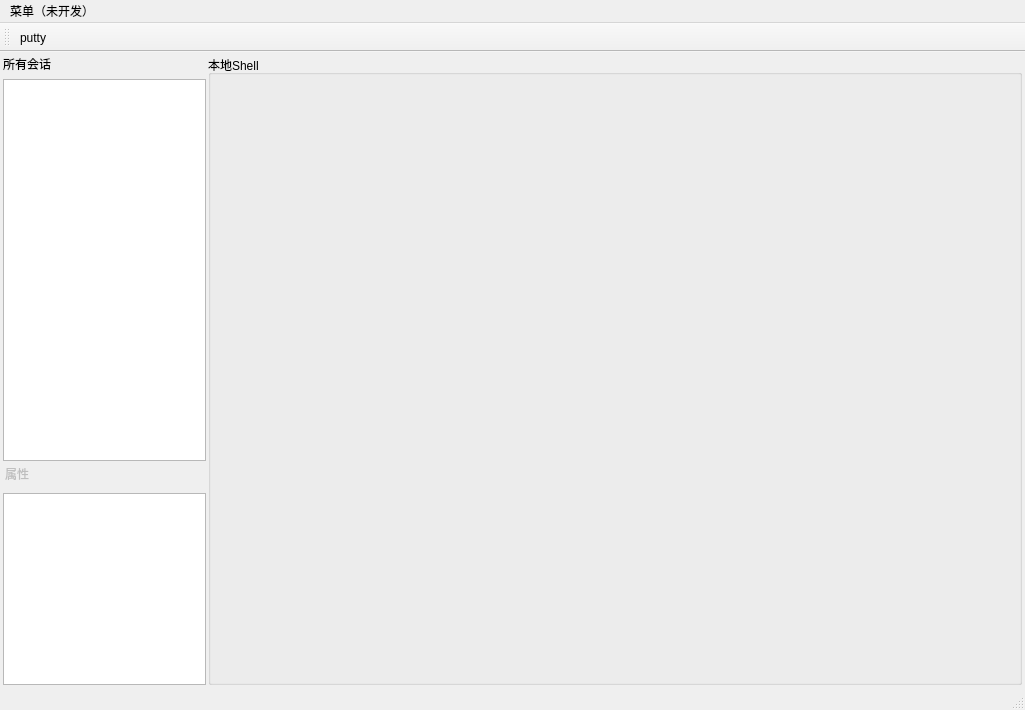
<?xml version="1.0" encoding="UTF-8"?>
<ui version="4.0">
 <class>MainWindow</class>
 <widget class="QMainWindow" name="MainWindow">
  <property name="geometry">
   <rect>
    <x>0</x>
    <y>0</y>
    <width>1025</width>
    <height>710</height>
   </rect>
  </property>
  <property name="windowTitle">
   <string>putty-vvvip</string>
  </property>
  <widget class="QWidget" name="centralWidget">
   <layout class="QGridLayout" name="gridLayout_2">
    <property name="leftMargin">
     <number>2</number>
    </property>
    <property name="topMargin">
     <number>2</number>
    </property>
    <property name="rightMargin">
     <number>2</number>
    </property>
    <property name="bottomMargin">
     <number>2</number>
    </property>
    <item row="0" column="0">
     <layout class="QGridLayout" name="gridLayout" columnstretch="1,4">
      <property name="leftMargin">
       <number>1</number>
      </property>
      <property name="topMargin">
       <number>1</number>
      </property>
      <property name="rightMargin">
       <number>1</number>
      </property>
      <property name="bottomMargin">
       <number>1</number>
      </property>
      <property name="spacing">
       <number>2</number>
      </property>
      <item row="0" column="0">
       <layout class="QVBoxLayout" name="verticalLayout" stretch="0,3,0">
        <item>
         <widget class="QLabel" name="label">
          <property name="enabled">
           <bool>true</bool>
          </property>
          <property name="text">
           <string>所有会话</string>
          </property>
         </widget>
        </item>
        <item>
         <widget class="QMyListWidget" name="ShellList">
          <property name="contextMenuPolicy">
           <enum>Qt::CustomContextMenu</enum>
          </property>
         </widget>
        </item>
        <item>
         <layout class="QVBoxLayout" name="attrVLayout">
          <item>
           <widget class="QLineEdit" name="lineEdit">
            <property name="enabled">
             <bool>false</bool>
            </property>
            <property name="cursor">
             <cursorShape>BlankCursor</cursorShape>
            </property>
            <property name="mouseTracking">
             <bool>false</bool>
            </property>
            <property name="focusPolicy">
             <enum>Qt::NoFocus</enum>
            </property>
            <property name="acceptDrops">
             <bool>true</bool>
            </property>
            <property name="text">
             <string>属性</string>
            </property>
            <property name="frame">
             <bool>false</bool>
            </property>
            <property name="readOnly">
             <bool>true</bool>
            </property>
           </widget>
          </item>
          <item>
           <widget class="QTableWidget" name="shellAttrTable"/>
          </item>
         </layout>
        </item>
       </layout>
      </item>
      <item row="0" column="1">
       <widget class="QGroupBox" name="ShellGroup">
        <property name="sizePolicy">
         <sizepolicy hsizetype="Expanding" vsizetype="Expanding">
          <horstretch>0</horstretch>
          <verstretch>0</verstretch>
         </sizepolicy>
        </property>
        <property name="title">
         <string>本地Shell</string>
        </property>
       </widget>
      </item>
     </layout>
    </item>
   </layout>
  </widget>
  <widget class="QMenuBar" name="menuBar">
   <property name="geometry">
    <rect>
     <x>0</x>
     <y>0</y>
     <width>1025</width>
     <height>23</height>
    </rect>
   </property>
   <widget class="QMenu" name="menuPutty">
    <property name="title">
     <string>菜单（未开发）</string>
    </property>
   </widget>
   <addaction name="menuPutty"/>
  </widget>
  <widget class="QToolBar" name="mainToolBar">
   <attribute name="toolBarArea">
    <enum>TopToolBarArea</enum>
   </attribute>
   <attribute name="toolBarBreak">
    <bool>false</bool>
   </attribute>
   <addaction name="actionputty"/>
  </widget>
  <widget class="QStatusBar" name="statusBar"/>
  <action name="actionputty">
   <property name="icon">
    <iconset resource="resource.qrc">
     <normaloff>:/putty_icon</normaloff>:/putty_icon</iconset>
   </property>
   <property name="text">
    <string>putty</string>
   </property>
   <property name="toolTip">
    <string>open putty</string>
   </property>
  </action>
 </widget>
 <layoutdefault spacing="6" margin="11"/>
 <customwidgets>
  <customwidget>
   <class>QMyListWidget</class>
   <extends>QListWidget</extends>
   <header>qmylistwidget.h</header>
  </customwidget>
 </customwidgets>
 <resources>
  <include location="resource.qrc"/>
 </resources>
 <connections/>
</ui>
